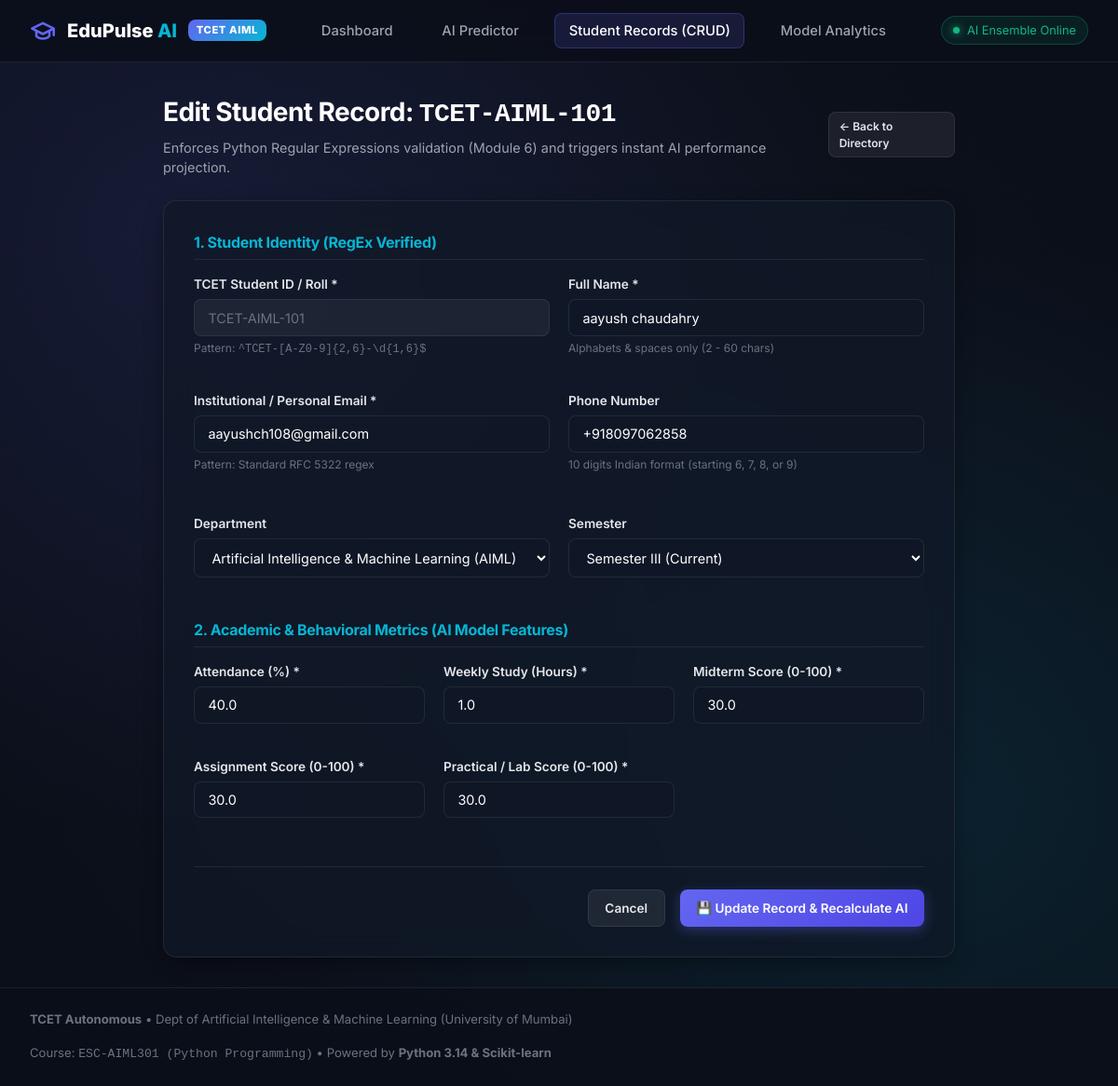
/students/edit/TCET-AIML-101, run on the app's committed database.
### tables this page shows
CREATE TABLE students (
    id INTEGER PRIMARY KEY AUTOINCREMENT,
    student_id TEXT UNIQUE NOT NULL,
    name TEXT NOT NULL,
    email TEXT UNIQUE NOT NULL,
    phone TEXT,
    department TEXT NOT NULL DEFAULT 'AIML',
    semester INTEGER NOT NULL DEFAULT 3,
    attendance REAL NOT NULL,
    study_hours_weekly REAL NOT NULL,
    midterm_score REAL NOT NULL,
    assignment_score REAL NOT NULL,
    lab_score REAL NOT NULL,
    extracurricular_hours REAL NOT NULL DEFAULT 4.0,
    predicted_grade TEXT,
    predicted_gpa REAL,
    risk_level TEXT,
    created_at TIMESTAMP DEFAULT CURRENT_TIMESTAMP,
    updated_at TIMESTAMP DEFAULT CURRENT_TIMESTAMP
);

### app/routes/student_routes.py (the view, shortened to what this page needs)
@student_bp.route("/edit/<student_id>", methods=["GET", "POST"])
def edit_student(student_id: str):
    db: DatabaseManager = current_app.db
    student = db.get_student_by_id(student_id)
    return render_template("student_form.html", student=student, is_edit=True, student_id=student_id, active_page="students")

### app/database/db.py (called while the page is built)
    @contextmanager
    def get_connection(self):
        conn = sqlite3.connect(self.db_path)
        conn.row_factory = sqlite3.Row
        try:
            yield conn
        finally:
            conn.close()

    def get_student_by_id(self, student_id: str) -> Dict[str, Any]:
        sql = "SELECT * FROM students WHERE student_id = ? OR id = ?"
        with self.get_connection() as conn:
            cursor = conn.cursor()
            cursor.execute(sql, (student_id, student_id))
            row = cursor.fetchone()
            if not row:
                raise StudentNotFoundError(student_id)
            return dict(row)

### app/templates/student_form.html (shortened to what this page needs)
{% extends "base.html" %}
{% block content %}
<div style="max-width: 850px; margin: 0 auto;">
    <div style="display: flex; justify-content: space-between; align-items: center; margin-bottom: 1.5rem;">
        <div>
            <h1 style="font-size: 1.75rem; margin-bottom: 0.25rem;">
                {% if is_edit %}Edit Student Record: <code>{{ student_id }}</code>{% else %}Enroll New Student{% endif %}
            </h1>
            <p style="color: var(--text-secondary); font-size: 0.9rem;">
                Enforces Python Regular Expressions validation (Module 6) and triggers instant AI performance projection.
            </p>
        </div>
        <a href="{{ url_for('students.list_students') }}" class="btn btn-secondary btn-sm">&larr; Back to Directory</a>
    </div>
    <div class="glass-panel" style="padding: 2rem;">
        <form method="POST">
            <h3 style="font-size: 1rem; color: var(--accent-secondary); margin-bottom: 1rem; padding-bottom: 0.4rem; border-bottom: 1px solid var(--border-glass);">
                1. Student Identity (RegEx Verified)
            </h3>
            <div style="display: grid; grid-template-columns: 1fr 1fr; gap: 1.25rem; margin-bottom: 1rem;">
                <div class="form-group">
                    <label class="form-label" for="student_id">TCET Student ID / Roll *</label>
                    <input type="text" id="student_id" name="student_id" class="form-input"
                           placeholder="e.g. TCET-AIML-1099"
                           value="{{ student.student_id|default('') }}"
                           {% if is_edit %}readonly style="background: rgba(255,255,255,0.05); color: var(--text-muted);"{% endif %}
                           required>
                    <div class="form-hint">Pattern: <code>^TCET-[A-Z0-9]{2,6}-\d{1,6}$</code></div>
                </div>
                <div class="form-group">
                    <label class="form-label" for="name">Full Name *</label>
                    <input type="text" id="name" name="name" class="form-input"
                           placeholder="e.g. Aryan Sharma"
                           value="{{ student.name|default('') }}"
                           required>
                    <div class="form-hint">Alphabets & spaces only (2 - 60 chars)</div>
                </div>
            </div>
            <div style="display: grid; grid-template-columns: 1fr 1fr; gap: 1.25rem; margin-bottom: 1.5rem;">
                <div class="form-group">
                    <label class="form-label" for="email">Institutional / Personal Email *</label>
                    <input type="email" id="email" name="email" class="form-input"
                           placeholder="e.g. aryan.sharma@tcetmumbai.in"
                           value="{{ student.email|default('') }}"
                           required>
                    <div class="form-hint">Pattern: Standard RFC 5322 regex</div>
                </div>
                <div class="form-group">
                    <label class="form-label" for="phone">Phone Number</label>
                    <input type="tel" id="phone" name="phone" class="form-input"
                           placeholder="+919876543210"
                           value="{{ student.phone|default('') }}">
                    <div class="form-hint">10 digits Indian format (starting 6, 7, 8, or 9)</div>
                </div>
            </div>
            <div style="display: grid; grid-template-columns: 1fr 1fr; gap: 1.25rem; margin-bottom: 1.5rem;">
                <div class="form-group">
                    <label class="form-label" for="department">Department</label>
                    <select id="department" name="department" class="form-select">
                        <option value="AIML" {% if student.department == 'AIML' %}selected{% endif %}>Artificial Intelligence & Machine Learning (AIML)</option>
                    </select>
                </div>
                <div class="form-group">
                    <label class="form-label" for="semester">Semester</label>
                    <select id="semester" name="semester" class="form-select">
                        <option value="3" {% if student.semester == 3 %}selected{% endif %}>Semester III (Current)</option>
                    </select>
                </div>
            </div>
            <h3 style="font-size: 1rem; color: var(--accent-secondary); margin-bottom: 1rem; padding-bottom: 0.4rem; border-bottom: 1px solid var(--border-glass);">
                2. Academic & Behavioral Metrics (AI Model Features)
            </h3>
            <div style="display: grid; grid-template-columns: 1fr 1fr 1fr; gap: 1.25rem; margin-bottom: 1rem;">
                <div class="form-group">
                    <label class="form-label" for="attendance">Attendance (%) *</label>
                    <input type="number" id="attendance" name="attendance" class="form-input"
                           min="0" max="100" step="0.5"
                           value="{{ student.attendance|default(80.0) }}" required>
                </div>
                <div class="form-group">
                    <label class="form-label" for="study_hours_weekly">Weekly Study (Hours) *</label>
                    <input type="number" id="study_hours_weekly" name="study_hours_weekly" class="form-input"
                           min="0" max="70" step="0.5"
                           value="{{ student.study_hours_weekly|default(14.0) }}" required>
                </div>
                <div class="form-group">
                    <label class="form-label" for="midterm_score">Midterm Score (0-100) *</label>
                    <input type="number" id="midterm_score" name="midterm_score" class="form-input"
                           min="0" max="100" step="0.5"
                           value="{{ student.midterm_score|default(68.0) }}" required>
                </div>
            </div>
            <div style="display: grid; grid-template-columns: 1fr 1fr 1fr; gap: 1.25rem; margin-bottom: 2rem;">
                <div class="form-group">
                    <label class="form-label" for="assignment_score">Assignment Score (0-100) *</label>
                    <input type="number" id="assignment_score" name="assignment_score" class="form-input"
                           min="0" max="100" step="0.5"
                           value="{{ student.assignment_score|default(72.0) }}" required>
                </div>
                <div class="form-group">
                    <label class="form-label" for="lab_score">Practical / Lab Score (0-100) *</label>
                    <input type="number" id="lab_score" name="lab_score" class="form-input"
                           min="0" max="100" step="0.5"
                           value="{{ student.lab_score|default(76.0) }}" required>
                </div>
            </div>
            <div style="display: flex; justify-content: flex-end; gap: 1rem; border-top: 1px solid var(--border-glass); padding-top: 1.5rem;">
                <a href="{{ url_for('students.list_students') }}" class="btn btn-secondary">Cancel</a>
                <button type="submit" class="btn btn-primary">
                    <span>{% if is_edit %}💾 Update Record & Recalculate AI{% else %}🚀 Save Student & Run AI Inference{% endif %}</span>
                </button>
            </div>
        </form>
    </div>
</div>
{% endblock %}

### app/static/css/style.css (style rules this page uses)
:root { --bg-base: #0b0f19; --bg-surface: #111827; --bg-card: rgba(17, 24, 39, 0.75); --bg-glass: rgba(31, 41, 55, 0.45); --border-glass: rgba(255, 255, 255, 0.08); --border-glow: rgba(99, 102, 241, 0.35); --text-primary: #f3f4f6; --text-secondary: #9ca3af; --text-muted: #6b7280; --accent-primary: #6366f1; --accent-primary-hover: #4f46e5; --accent-secondary: #06b6d4; --accent-emerald: #10b981; --accent-amber: #f59e0b; --accent-rose: #ef4444; --font-sans: 'Inter', system-ui, -apple-system, BlinkMacSystemFont, 'Segoe UI', Roboto, sans-serif; --font-mono: 'JetBrains Mono', monospace; --radius-sm: 8px; --radius-md: 14px; --radius-lg: 20px; --radius-full: 9999px; --shadow-sm: 0 2px 8px rgba(0, 0, 0, 0.3); --shadow-md: 0 8px 24px -4px rgba(0, 0, 0, 0.45); --shadow-lg: 0 16px 36px -6px rgba(0, 0, 0, 0.6); --shadow-glow: 0 0 25px rgba(99, 102, 241, 0.25); }
* { margin: 0; padding: 0; box-sizing: border-box; }
body { font-family: var(--font-sans); background-color: var(--bg-base); color: var(--text-primary); min-height: 100vh; line-height: 1.5; background-image: radial-gradient(at 15% 20%, rgba(99, 102, 241, 0.12) 0px, transparent 50%), radial-gradient(at 85% 75%, rgba(6, 182, 212, 0.10) 0px, transparent 50%), radial-gradient(at 50% 50%, rgba(17, 24, 39, 0.7) 0px, transparent 80%); background-attachment: fixed; display: flex; flex-direction: column; }
h1, h2, h3, h4, h5, h6 { color: #fff; font-weight: 700; letter-spacing: -0.02em; }
a { color: var(--accent-secondary); text-decoration: none; transition: color 0.2s ease; }
.glass-panel { background: var(--bg-card); backdrop-filter: blur(16px); -webkit-backdrop-filter: blur(16px); border: 1px solid var(--border-glass); border-radius: var(--radius-md); box-shadow: var(--shadow-md); transition: transform 0.2s ease, box-shadow 0.2s ease, border-color 0.2s ease; }
.btn { display: inline-flex; align-items: center; gap: 0.45rem; font-family: var(--font-sans); font-size: 0.85rem; font-weight: 600; padding: 0.55rem 1.1rem; border-radius: var(--radius-sm); cursor: pointer; transition: all 0.2s ease; border: none; outline: none; }
.btn-primary { background: linear-gradient(135deg, var(--accent-primary), var(--accent-primary-hover)); color: #fff; box-shadow: 0 4px 14px rgba(99, 102, 241, 0.35); }
.btn-secondary { background: rgba(255, 255, 255, 0.07); color: #e5e7eb; border: 1px solid var(--border-glass); }
.btn-sm { font-size: 0.75rem; padding: 0.35rem 0.65rem; }
.form-group { margin-bottom: 1.25rem; }
.form-label { display: block; font-size: 0.85rem; font-weight: 600; color: #e5e7eb; margin-bottom: 0.35rem; }
.form-input, .form-select { width: 100%; background: rgba(17, 24, 39, 0.8); border: 1px solid var(--border-glass); border-radius: var(--radius-sm); padding: 0.65rem 0.9rem; color: #fff; font-family: var(--font-sans); font-size: 0.9rem; outline: none; transition: border-color 0.2s ease, box-shadow 0.2s ease; }
.form-hint { font-size: 0.75rem; color: var(--text-muted); margin-top: 0.25rem; }

### data on the page
students: student "TCET-AIML-101", student_id "TCET-AIML-101", name "aayush chaudahry", email "aayushch108@gmail.com", phone "+918097062858", department "Artificial Intelligence & Machine Learning (AIML)", semester "Semester III (Current)", attendance "40.0", study_hours_weekly "1.0", midterm_score "30.0", assignment_score "30.0", lab_score "30.0"
